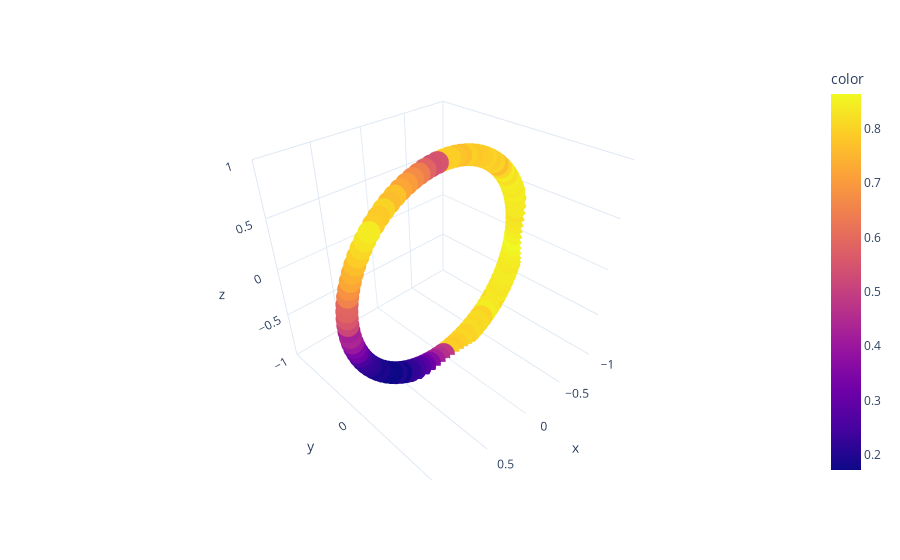

The notebook cell saved with this chart:
### Code cell
#FIDELITY OF FIRST COPY
# Make data.
thetas=data_sheet["θ"]
phis=data_sheet["ϕ"]
x, y, z = np.cos(phis) * np.sin(thetas), np.sin(phis) * np.sin(thetas), np.cos(thetas);

# Plot the surface. F_measured/F_theory
df = px.data.iris()
fig = px.scatter_3d(df, x, y, z, color=data_sheet.prob_0_qubit_0, template="plotly_white")
fig.update_layout(
    scene = dict(
        xaxis = dict(range=[-1,1],),
        yaxis = dict(range=[-1,1],),
        zaxis = dict(range=[-1,1],)
    )
)
fig.update_layout(scene_aspectmode='cube')
fig.show()
print("Number of points: ", len(x))
print("Average fidelity: ", np.average(data_sheet.prob_0_qubit_0))
print("Standard deviation: ", np.std(data_sheet.prob_0_qubit_0))
